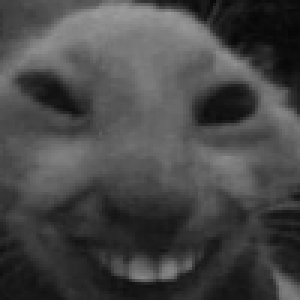
#> input picture Lab5/sekret.png, 100 x 100 px (shown 3 times larger)
$ jupyter execute kryptografia_wizualna.ipynb
#> lines starting #> are read from the running program, lines starting #| are printed output that depends on the picture
# Zaladowanie obrazka

[cell 1]
from PIL import Image
import matplotlib.pyplot as plt
import numpy as np
import random

# Load the image
secret_img = Image.open('sekret.png')
#> secret_img is the input picture: PIL image 100x100 RGBA; mean R, G, B, A 71.2, 71.2, 71.2, 255

# Display the image
plt.imshow(secret_img)
plt.show()

[cell 2]
# Convert the image to black and white
bw_img = secret_img.convert('1')
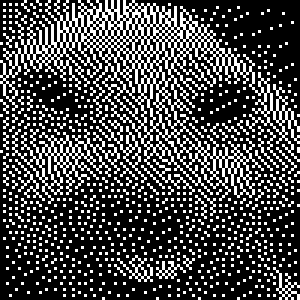
#> bw_img: PIL image 100x100 1 (shown 3 times larger); 27.5% white in thin lines or dots

# Display the image
plt.imshow(bw_img, cmap='gray')
plt.show()
print(bw_img.size)
#| (100, 100)

[cell 3]
py_image_tBLW = np.array(bw_img)

[cell 4]
im1 = np.zeros(shape=(py_image_tBLW.shape[0], py_image_tBLW.shape[1]*2))
im2 = np.zeros(shape=(py_image_tBLW.shape[0], py_image_tBLW.shape[1]*2))

for y in range(py_image_tBLW.shape[0]):
    for x in range(py_image_tBLW.shape[1]):
        if py_image_tBLW[x][y] == 0:
            color = random.randint(0, 1)
            if color == 0:
                im1[x][y*2] = 1
                im1[x][y*2+1] = 0
                im2[x][y*2] = 1
                im2[x][y*2+1] = 0
            else :
                im1[x][y*2] = 0
                im1[x][y*2+1] = 1
                im2[x][y*2] = 0
                im2[x][y*2+1] = 1
        else:
            color = random.randint(0, 1)
            if color == 0:
                im1[x][y*2] = 0
                im1[x][y*2+1] = 1
                im2[x][y*2] = 1
                im2[x][y*2+1] = 0
            else:
                im1[x][y*2] = 1
                im1[x][y*2+1] = 0
                im2[x][y*2] = 0
                im2[x][y*2+1] = 1
    plt.subplot(1,2,1)
    plt.imshow(im1, cmap='gray')
    plt.subplot(1,2,2)
    plt.imshow(im2, cmap='gray')
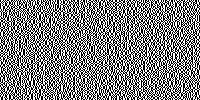
#> im1: shape (100, 200) float64; values 0 (black) and 1 (white), 50% white in thin lines or dots
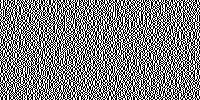
#> im2: shape (100, 200) float64; values 0 (black) and 1 (white), 50% white in thin lines or dots
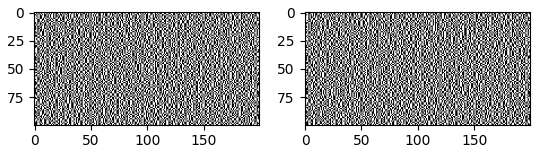
#> figure drawn by matplotlib, 2 panels

[cell 5]
im_result = np.zeros(shape=(py_image_tBLW.shape[0], py_image_tBLW.shape[1]*2))

for y in range(py_image_tBLW.shape[0]):
    for x in range(py_image_tBLW.shape[1]):
        im1p1 = im1[x][y*2]
        im1p2 = im1[x][y*2+1]
        im2p1 = im2[x][y*2]
        im2p2 = im2[x][y*2+1]
        if(im1p1 == 1 and im1p2 == 0 and im2p1 == 1 and im2p2 == 0):
            im_result[x][y*2] = 1
            im_result[x][y*2+1] = 0
        elif(im1p1 == 0 and im1p2 == 1 and im2p1 == 0 and im2p2 == 1):
            im_result[x][y*2] = 0
            im_result[x][y*2+1] = 1
        else:
            im_result[x][y*2] = 1
            im_result[x][y*2+1] = 1
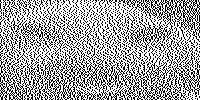
#> im_result: shape (100, 200) float64; values 0 (black) and 1 (white), 63.8% white; black in thin lines or dots

plt.imshow(im_result, cmap='gray')

[cell 6]
im_result = np.zeros(shape=(py_image_tBLW.shape[0], py_image_tBLW.shape[1]))

for y in range(py_image_tBLW.shape[0]):
    for x in range(py_image_tBLW.shape[1]):
        im1p1 = im1[x][y*2]
        im1p2 = im1[x][y*2+1]
        im2p1 = im2[x][y*2]
        im2p2 = im2[x][y*2+1]
        if(im1p1 == 1 and im1p2 == 0 and im2p1 == 1 and im2p2 == 0) or (im1p1 == 0 and im1p2 == 1 and im2p1 == 0 and im2p2 == 1):
            im_result[x][y] = 0
        else:
            im_result[x][y] = 1
#> im_result: shape (100, 100) float64; values 0 (black) and 1 (white), 27.5% white in thin lines or dots

plt.imshow(im_result, cmap='gray')
